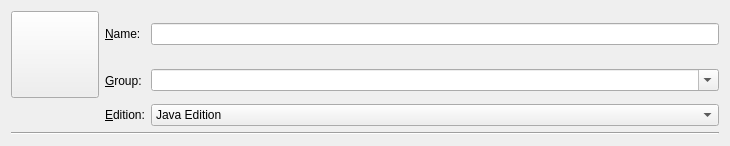
<?xml version="1.0" encoding="UTF-8"?>
<ui version="4.0">
 <class>NewInstanceDialog</class>
 <widget class="QDialog" name="NewInstanceDialog">
  <property name="windowModality">
   <enum>Qt::ApplicationModal</enum>
  </property>
  <property name="geometry">
   <rect>
    <x>0</x>
    <y>0</y>
    <width>730</width>
    <height>127</height>
   </rect>
  </property>
  <property name="windowTitle">
   <string>New Instance</string>
  </property>
  <property name="windowIcon">
   <iconset>
    <normaloff>:/icons/toolbar/new</normaloff>:/icons/toolbar/new</iconset>
  </property>
  <property name="modal">
   <bool>true</bool>
  </property>
  <layout class="QVBoxLayout" name="verticalLayout">
   <item>
    <layout class="QGridLayout" name="gridLayout_2">
     <item row="1" column="2">
      <widget class="QComboBox" name="groupBox">
       <property name="editable">
        <bool>true</bool>
       </property>
      </widget>
     </item>
     <item row="2" column="1">
      <widget class="QLabel" name="editionLabel">
       <property name="text">
        <string>&amp;Edition:</string>
       </property>
       <property name="buddy">
        <cstring>editionBox</cstring>
       </property>
      </widget>
     </item>
     <item row="2" column="2">
      <widget class="QComboBox" name="editionBox">
       <item>
        <property name="text">
         <string>Java Edition</string>
        </property>
       </item>
       <item>
        <property name="text">
         <string>Bedrock Edition</string>
        </property>
       </item>
      </widget>
     </item>
     <item row="1" column="1">
      <widget class="QLabel" name="groupLabel">
       <property name="text">
        <string>&amp;Group:</string>
       </property>
       <property name="buddy">
        <cstring>groupBox</cstring>
       </property>
      </widget>
     </item>
     <item row="0" column="2">
      <widget class="QLineEdit" name="instNameTextBox">
       <property name="maxLength">
        <number>128</number>
       </property>
      </widget>
     </item>
     <item row="0" column="1">
      <widget class="QLabel" name="nameLabel">
       <property name="text">
        <string>&amp;Name:</string>
       </property>
       <property name="buddy">
        <cstring>instNameTextBox</cstring>
       </property>
      </widget>
     </item>
     <item row="0" column="0" rowspan="2">
      <widget class="QToolButton" name="iconButton">
       <property name="iconSize">
        <size>
         <width>80</width>
         <height>80</height>
        </size>
       </property>
      </widget>
     </item>
    </layout>
   </item>
   <item>
    <widget class="Line" name="line">
     <property name="orientation">
      <enum>Qt::Horizontal</enum>
     </property>
    </widget>
   </item>
  </layout>
 </widget>
 <tabstops>
  <tabstop>iconButton</tabstop>
  <tabstop>instNameTextBox</tabstop>
  <tabstop>groupBox</tabstop>
  <tabstop>editionBox</tabstop>
 </tabstops>
 <resources/>
 <connections/>
</ui>
